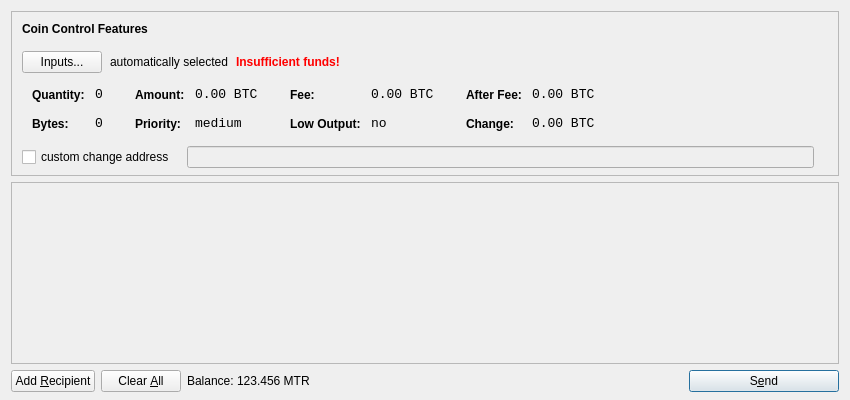
<?xml version="1.0" encoding="UTF-8"?>
<ui version="4.0">
 <class>SendCoinsDialog</class>
 <widget class="QDialog" name="SendCoinsDialog">
  <property name="geometry">
   <rect>
    <x>0</x>
    <y>0</y>
    <width>850</width>
    <height>400</height>
   </rect>
  </property>
  <property name="windowTitle">
   <string>Send Coins</string>
  </property>
  <layout class="QVBoxLayout" name="verticalLayout" stretch="0,1,0">
   <property name="bottomMargin">
    <number>8</number>
   </property>
   <item>
    <widget class="QFrame" name="frameCoinControl">
     <property name="sizePolicy">
      <sizepolicy hsizetype="Expanding" vsizetype="Expanding">
       <horstretch>0</horstretch>
       <verstretch>0</verstretch>
      </sizepolicy>
     </property>
     <property name="maximumSize">
      <size>
       <width>16777215</width>
       <height>16777215</height>
      </size>
     </property>
     <property name="frameShape">
      <enum>QFrame::StyledPanel</enum>
     </property>
     <property name="frameShadow">
      <enum>QFrame::Sunken</enum>
     </property>
     <layout class="QVBoxLayout" name="verticalLayoutCoinControl2">
      <property name="spacing">
       <number>-1</number>
      </property>
      <property name="leftMargin">
       <number>0</number>
      </property>
      <property name="topMargin">
       <number>0</number>
      </property>
      <property name="rightMargin">
       <number>0</number>
      </property>
      <property name="bottomMargin">
       <number>6</number>
      </property>
      <item>
       <layout class="QVBoxLayout" name="verticalLayoutCoinControl" stretch="0,0,0,0,1">
        <property name="spacing">
         <number>0</number>
        </property>
        <property name="leftMargin">
         <number>10</number>
        </property>
        <property name="topMargin">
         <number>10</number>
        </property>
        <item>
         <layout class="QHBoxLayout" name="horizontalLayoutCoinControl1">
          <property name="bottomMargin">
           <number>15</number>
          </property>
          <item>
           <widget class="QLabel" name="labelCoinControlFeatures">
            <property name="sizePolicy">
             <sizepolicy hsizetype="Preferred" vsizetype="Maximum">
              <horstretch>0</horstretch>
              <verstretch>0</verstretch>
             </sizepolicy>
            </property>
            <property name="font">
             <font>
              <weight>75</weight>
              <bold>true</bold>
             </font>
            </property>
            <property name="styleSheet">
             <string notr="true">font-weight:bold;</string>
            </property>
            <property name="text">
             <string>Coin Control Features</string>
            </property>
           </widget>
          </item>
         </layout>
        </item>
        <item>
         <layout class="QHBoxLayout" name="horizontalLayoutCoinControl2" stretch="0,0,0,0">
          <property name="spacing">
           <number>8</number>
          </property>
          <property name="bottomMargin">
           <number>10</number>
          </property>
          <item>
           <widget class="QPushButton" name="pushButtonCoinControl">
            <property name="styleSheet">
             <string notr="true"/>
            </property>
            <property name="text">
             <string>Inputs...</string>
            </property>
           </widget>
          </item>
          <item>
           <widget class="QLabel" name="labelCoinControlAutomaticallySelected">
            <property name="text">
             <string>automatically selected</string>
            </property>
            <property name="margin">
             <number>5</number>
            </property>
           </widget>
          </item>
          <item>
           <widget class="QLabel" name="labelCoinControlInsuffFunds">
            <property name="font">
             <font>
              <weight>75</weight>
              <bold>true</bold>
             </font>
            </property>
            <property name="styleSheet">
             <string notr="true">color:red;font-weight:bold;</string>
            </property>
            <property name="text">
             <string>Insufficient funds!</string>
            </property>
            <property name="margin">
             <number>5</number>
            </property>
           </widget>
          </item>
          <item>
           <spacer name="horizontalSpacerCoinControl">
            <property name="orientation">
             <enum>Qt::Horizontal</enum>
            </property>
            <property name="sizeHint" stdset="0">
             <size>
              <width>40</width>
              <height>1</height>
             </size>
            </property>
           </spacer>
          </item>
         </layout>
        </item>
        <item>
         <widget class="QWidget" name="widgetCoinControl" native="true">
          <property name="sizePolicy">
           <sizepolicy hsizetype="Preferred" vsizetype="Preferred">
            <horstretch>0</horstretch>
            <verstretch>0</verstretch>
           </sizepolicy>
          </property>
          <property name="minimumSize">
           <size>
            <width>0</width>
            <height>0</height>
           </size>
          </property>
          <property name="styleSheet">
           <string notr="true"/>
          </property>
          <layout class="QHBoxLayout" name="horizontalLayoutCoinControl5">
           <property name="margin">
            <number>0</number>
           </property>
           <item>
            <layout class="QHBoxLayout" name="horizontalLayoutCoinControl3" stretch="0,0,0,1">
             <property name="spacing">
              <number>20</number>
             </property>
             <property name="topMargin">
              <number>0</number>
             </property>
             <property name="bottomMargin">
              <number>10</number>
             </property>
             <item>
              <layout class="QFormLayout" name="formLayoutCoinControl1">
               <property name="horizontalSpacing">
                <number>10</number>
               </property>
               <property name="verticalSpacing">
                <number>14</number>
               </property>
               <property name="leftMargin">
                <number>10</number>
               </property>
               <property name="topMargin">
                <number>4</number>
               </property>
               <property name="rightMargin">
                <number>6</number>
               </property>
               <item row="0" column="0">
                <widget class="QLabel" name="labelCoinControlQuantityText">
                 <property name="styleSheet">
                  <string notr="true">font-weight:bold;</string>
                 </property>
                 <property name="text">
                  <string>Quantity:</string>
                 </property>
                 <property name="margin">
                  <number>0</number>
                 </property>
                </widget>
               </item>
               <item row="0" column="1">
                <widget class="QLabel" name="labelCoinControlQuantity">
                 <property name="font">
                  <font>
                   <family>Monospace</family>
                   <pointsize>10</pointsize>
                  </font>
                 </property>
                 <property name="cursor">
                  <cursorShape>IBeamCursor</cursorShape>
                 </property>
                 <property name="contextMenuPolicy">
                  <enum>Qt::ActionsContextMenu</enum>
                 </property>
                 <property name="text">
                  <string notr="true">0</string>
                 </property>
                 <property name="margin">
                  <number>0</number>
                 </property>
                 <property name="textInteractionFlags">
                  <set>Qt::LinksAccessibleByMouse|Qt::TextSelectableByKeyboard|Qt::TextSelectableByMouse</set>
                 </property>
                </widget>
               </item>
               <item row="1" column="0">
                <widget class="QLabel" name="labelCoinControlBytesText">
                 <property name="styleSheet">
                  <string notr="true">font-weight:bold;</string>
                 </property>
                 <property name="text">
                  <string>Bytes:</string>
                 </property>
                </widget>
               </item>
               <item row="1" column="1">
                <widget class="QLabel" name="labelCoinControlBytes">
                 <property name="font">
                  <font>
                   <family>Monospace</family>
                   <pointsize>10</pointsize>
                  </font>
                 </property>
                 <property name="cursor">
                  <cursorShape>IBeamCursor</cursorShape>
                 </property>
                 <property name="contextMenuPolicy">
                  <enum>Qt::ActionsContextMenu</enum>
                 </property>
                 <property name="text">
                  <string notr="true">0</string>
                 </property>
                 <property name="textInteractionFlags">
                  <set>Qt::LinksAccessibleByMouse|Qt::TextSelectableByKeyboard|Qt::TextSelectableByMouse</set>
                 </property>
                </widget>
               </item>
              </layout>
             </item>
             <item>
              <layout class="QFormLayout" name="formLayoutCoinControl2">
               <property name="horizontalSpacing">
                <number>10</number>
               </property>
               <property name="verticalSpacing">
                <number>14</number>
               </property>
               <property name="leftMargin">
                <number>6</number>
               </property>
               <property name="topMargin">
                <number>4</number>
               </property>
               <property name="rightMargin">
                <number>6</number>
               </property>
               <item row="0" column="0">
                <widget class="QLabel" name="labelCoinControlAmountText">
                 <property name="styleSheet">
                  <string notr="true">font-weight:bold;</string>
                 </property>
                 <property name="text">
                  <string>Amount:</string>
                 </property>
                 <property name="margin">
                  <number>0</number>
                 </property>
                </widget>
               </item>
               <item row="0" column="1">
                <widget class="QLabel" name="labelCoinControlAmount">
                 <property name="font">
                  <font>
                   <family>Monospace</family>
                   <pointsize>10</pointsize>
                  </font>
                 </property>
                 <property name="cursor">
                  <cursorShape>IBeamCursor</cursorShape>
                 </property>
                 <property name="contextMenuPolicy">
                  <enum>Qt::ActionsContextMenu</enum>
                 </property>
                 <property name="text">
                  <string notr="true">0.00 BTC</string>
                 </property>
                 <property name="textInteractionFlags">
                  <set>Qt::LinksAccessibleByMouse|Qt::TextSelectableByKeyboard|Qt::TextSelectableByMouse</set>
                 </property>
                </widget>
               </item>
               <item row="1" column="0">
                <widget class="QLabel" name="labelCoinControlPriorityText">
                 <property name="styleSheet">
                  <string notr="true">font-weight:bold;</string>
                 </property>
                 <property name="text">
                  <string>Priority:</string>
                 </property>
                </widget>
               </item>
               <item row="1" column="1">
                <widget class="QLabel" name="labelCoinControlPriority">
                 <property name="font">
                  <font>
                   <family>Monospace</family>
                   <pointsize>10</pointsize>
                  </font>
                 </property>
                 <property name="cursor">
                  <cursorShape>IBeamCursor</cursorShape>
                 </property>
                 <property name="contextMenuPolicy">
                  <enum>Qt::ActionsContextMenu</enum>
                 </property>
                 <property name="text">
                  <string>medium</string>
                 </property>
                 <property name="textInteractionFlags">
                  <set>Qt::LinksAccessibleByMouse|Qt::TextSelectableByKeyboard|Qt::TextSelectableByMouse</set>
                 </property>
                </widget>
               </item>
              </layout>
             </item>
             <item>
              <layout class="QFormLayout" name="formLayoutCoinControl3">
               <property name="horizontalSpacing">
                <number>10</number>
               </property>
               <property name="verticalSpacing">
                <number>14</number>
               </property>
               <property name="leftMargin">
                <number>6</number>
               </property>
               <property name="topMargin">
                <number>4</number>
               </property>
               <property name="rightMargin">
                <number>6</number>
               </property>
               <item row="0" column="0">
                <widget class="QLabel" name="labelCoinControlFeeText">
                 <property name="styleSheet">
                  <string notr="true">font-weight:bold;</string>
                 </property>
                 <property name="text">
                  <string>Fee:</string>
                 </property>
                 <property name="margin">
                  <number>0</number>
                 </property>
                </widget>
               </item>
               <item row="0" column="1">
                <widget class="QLabel" name="labelCoinControlFee">
                 <property name="font">
                  <font>
                   <family>Monospace</family>
                   <pointsize>10</pointsize>
                  </font>
                 </property>
                 <property name="cursor">
                  <cursorShape>IBeamCursor</cursorShape>
                 </property>
                 <property name="contextMenuPolicy">
                  <enum>Qt::ActionsContextMenu</enum>
                 </property>
                 <property name="text">
                  <string notr="true">0.00 BTC</string>
                 </property>
                 <property name="textInteractionFlags">
                  <set>Qt::LinksAccessibleByMouse|Qt::TextSelectableByKeyboard|Qt::TextSelectableByMouse</set>
                 </property>
                </widget>
               </item>
               <item row="1" column="0">
                <widget class="QLabel" name="labelCoinControlLowOutputText">
                 <property name="styleSheet">
                  <string notr="true">font-weight:bold;</string>
                 </property>
                 <property name="text">
                  <string>Low Output:</string>
                 </property>
                </widget>
               </item>
               <item row="1" column="1">
                <widget class="QLabel" name="labelCoinControlLowOutput">
                 <property name="font">
                  <font>
                   <family>Monospace</family>
                   <pointsize>10</pointsize>
                  </font>
                 </property>
                 <property name="cursor">
                  <cursorShape>IBeamCursor</cursorShape>
                 </property>
                 <property name="contextMenuPolicy">
                  <enum>Qt::ActionsContextMenu</enum>
                 </property>
                 <property name="text">
                  <string>no</string>
                 </property>
                 <property name="textInteractionFlags">
                  <set>Qt::LinksAccessibleByMouse|Qt::TextSelectableByKeyboard|Qt::TextSelectableByMouse</set>
                 </property>
                </widget>
               </item>
              </layout>
             </item>
             <item>
              <layout class="QFormLayout" name="formLayoutCoinControl4">
               <property name="horizontalSpacing">
                <number>10</number>
               </property>
               <property name="verticalSpacing">
                <number>14</number>
               </property>
               <property name="leftMargin">
                <number>6</number>
               </property>
               <property name="topMargin">
                <number>4</number>
               </property>
               <property name="rightMargin">
                <number>6</number>
               </property>
               <item row="0" column="0">
                <widget class="QLabel" name="labelCoinControlAfterFeeText">
                 <property name="styleSheet">
                  <string notr="true">font-weight:bold;</string>
                 </property>
                 <property name="text">
                  <string>After Fee:</string>
                 </property>
                 <property name="margin">
                  <number>0</number>
                 </property>
                </widget>
               </item>
               <item row="0" column="1">
                <widget class="QLabel" name="labelCoinControlAfterFee">
                 <property name="font">
                  <font>
                   <family>Monospace</family>
                   <pointsize>10</pointsize>
                  </font>
                 </property>
                 <property name="cursor">
                  <cursorShape>IBeamCursor</cursorShape>
                 </property>
                 <property name="contextMenuPolicy">
                  <enum>Qt::ActionsContextMenu</enum>
                 </property>
                 <property name="text">
                  <string notr="true">0.00 BTC</string>
                 </property>
                 <property name="textInteractionFlags">
                  <set>Qt::LinksAccessibleByMouse|Qt::TextSelectableByKeyboard|Qt::TextSelectableByMouse</set>
                 </property>
                </widget>
               </item>
               <item row="1" column="0">
                <widget class="QLabel" name="labelCoinControlChangeText">
                 <property name="styleSheet">
                  <string notr="true">font-weight:bold;</string>
                 </property>
                 <property name="text">
                  <string>Change:</string>
                 </property>
                </widget>
               </item>
               <item row="1" column="1">
                <widget class="QLabel" name="labelCoinControlChange">
                 <property name="font">
                  <font>
                   <family>Monospace</family>
                   <pointsize>10</pointsize>
                  </font>
                 </property>
                 <property name="cursor">
                  <cursorShape>IBeamCursor</cursorShape>
                 </property>
                 <property name="contextMenuPolicy">
                  <enum>Qt::ActionsContextMenu</enum>
                 </property>
                 <property name="text">
                  <string notr="true">0.00 BTC</string>
                 </property>
                 <property name="textInteractionFlags">
                  <set>Qt::LinksAccessibleByMouse|Qt::TextSelectableByKeyboard|Qt::TextSelectableByMouse</set>
                 </property>
                </widget>
               </item>
              </layout>
             </item>
            </layout>
           </item>
          </layout>
         </widget>
        </item>
        <item>
         <layout class="QHBoxLayout" name="horizontalLayoutCoinControl4" stretch="0,0,0">
          <property name="spacing">
           <number>12</number>
          </property>
          <property name="sizeConstraint">
           <enum>QLayout::SetDefaultConstraint</enum>
          </property>
          <property name="topMargin">
           <number>5</number>
          </property>
          <property name="rightMargin">
           <number>5</number>
          </property>
          <item>
           <widget class="QCheckBox" name="checkBoxCoinControlChange">
            <property name="text">
             <string>custom change address</string>
            </property>
           </widget>
          </item>
          <item>
           <widget class="QLineEdit" name="lineEditCoinControlChange">
            <property name="enabled">
             <bool>false</bool>
            </property>
            <property name="sizePolicy">
             <sizepolicy hsizetype="Expanding" vsizetype="Fixed">
              <horstretch>0</horstretch>
              <verstretch>0</verstretch>
             </sizepolicy>
            </property>
           </widget>
          </item>
          <item>
           <widget class="QLabel" name="labelCoinControlChangeLabel">
            <property name="sizePolicy">
             <sizepolicy hsizetype="Preferred" vsizetype="Expanding">
              <horstretch>0</horstretch>
              <verstretch>0</verstretch>
             </sizepolicy>
            </property>
            <property name="minimumSize">
             <size>
              <width>0</width>
              <height>0</height>
             </size>
            </property>
            <property name="text">
             <string/>
            </property>
            <property name="margin">
             <number>3</number>
            </property>
           </widget>
          </item>
         </layout>
        </item>
        <item>
         <spacer name="verticalSpacerCoinControl">
          <property name="orientation">
           <enum>Qt::Vertical</enum>
          </property>
          <property name="sizeHint" stdset="0">
           <size>
            <width>800</width>
            <height>1</height>
           </size>
          </property>
         </spacer>
        </item>
       </layout>
      </item>
     </layout>
    </widget>
   </item>
   <item>
    <widget class="QScrollArea" name="scrollArea">
     <property name="widgetResizable">
      <bool>true</bool>
     </property>
     <widget class="QWidget" name="scrollAreaWidgetContents">
      <property name="geometry">
       <rect>
        <x>0</x>
        <y>0</y>
        <width>830</width>
        <height>165</height>
       </rect>
      </property>
      <layout class="QVBoxLayout" name="verticalLayout_2">
       <property name="margin">
        <number>0</number>
       </property>
       <item>
        <layout class="QVBoxLayout" name="entries">
         <property name="spacing">
          <number>6</number>
         </property>
        </layout>
       </item>
       <item>
        <spacer name="verticalSpacer">
         <property name="orientation">
          <enum>Qt::Vertical</enum>
         </property>
         <property name="sizeHint" stdset="0">
          <size>
           <width>20</width>
           <height>40</height>
          </size>
         </property>
        </spacer>
       </item>
      </layout>
     </widget>
    </widget>
   </item>
   <item>
    <layout class="QHBoxLayout" name="horizontalLayout">
     <item>
      <widget class="QPushButton" name="addButton">
       <property name="toolTip">
        <string>Send to multiple recipients at once</string>
       </property>
       <property name="text">
        <string>Add &amp;Recipient</string>
       </property>
       <property name="icon">
        <iconset resource="../bitcoin.qrc">
         <normaloff>:/icons/add</normaloff>:/icons/add</iconset>
       </property>
       <property name="autoDefault">
        <bool>false</bool>
       </property>
      </widget>
     </item>
     <item>
      <widget class="QPushButton" name="clearButton">
       <property name="sizePolicy">
        <sizepolicy hsizetype="Minimum" vsizetype="Fixed">
         <horstretch>0</horstretch>
         <verstretch>0</verstretch>
        </sizepolicy>
       </property>
       <property name="toolTip">
        <string>Remove all transaction fields</string>
       </property>
       <property name="text">
        <string>Clear &amp;All</string>
       </property>
       <property name="icon">
        <iconset resource="../bitcoin.qrc">
         <normaloff>:/icons/remove</normaloff>:/icons/remove</iconset>
       </property>
       <property name="autoRepeatDelay">
        <number>300</number>
       </property>
       <property name="autoDefault">
        <bool>false</bool>
       </property>
      </widget>
     </item>
     <item>
      <layout class="QHBoxLayout" name="horizontalLayout_2">
       <property name="spacing">
        <number>3</number>
       </property>
       <item>
        <widget class="QLabel" name="label">
         <property name="text">
          <string>Balance:</string>
         </property>
        </widget>
       </item>
       <item>
        <widget class="QLabel" name="labelBalance">
         <property name="cursor">
          <cursorShape>IBeamCursor</cursorShape>
         </property>
         <property name="text">
          <string>123.456 MTR</string>
         </property>
         <property name="textInteractionFlags">
          <set>Qt::LinksAccessibleByMouse|Qt::TextSelectableByKeyboard|Qt::TextSelectableByMouse</set>
         </property>
        </widget>
       </item>
      </layout>
     </item>
     <item>
      <spacer name="horizontalSpacer">
       <property name="orientation">
        <enum>Qt::Horizontal</enum>
       </property>
       <property name="sizeHint" stdset="0">
        <size>
         <width>40</width>
         <height>20</height>
        </size>
       </property>
      </spacer>
     </item>
     <item>
      <widget class="QPushButton" name="sendButton">
       <property name="minimumSize">
        <size>
         <width>150</width>
         <height>0</height>
        </size>
       </property>
       <property name="toolTip">
        <string>Confirm the send action</string>
       </property>
       <property name="text">
        <string>S&amp;end</string>
       </property>
       <property name="icon">
        <iconset resource="../bitcoin.qrc">
         <normaloff>:/icons/send</normaloff>:/icons/send</iconset>
       </property>
       <property name="default">
        <bool>true</bool>
       </property>
      </widget>
     </item>
    </layout>
   </item>
  </layout>
 </widget>
 <resources>
  <include location="../bitcoin.qrc"/>
 </resources>
 <connections/>
</ui>
